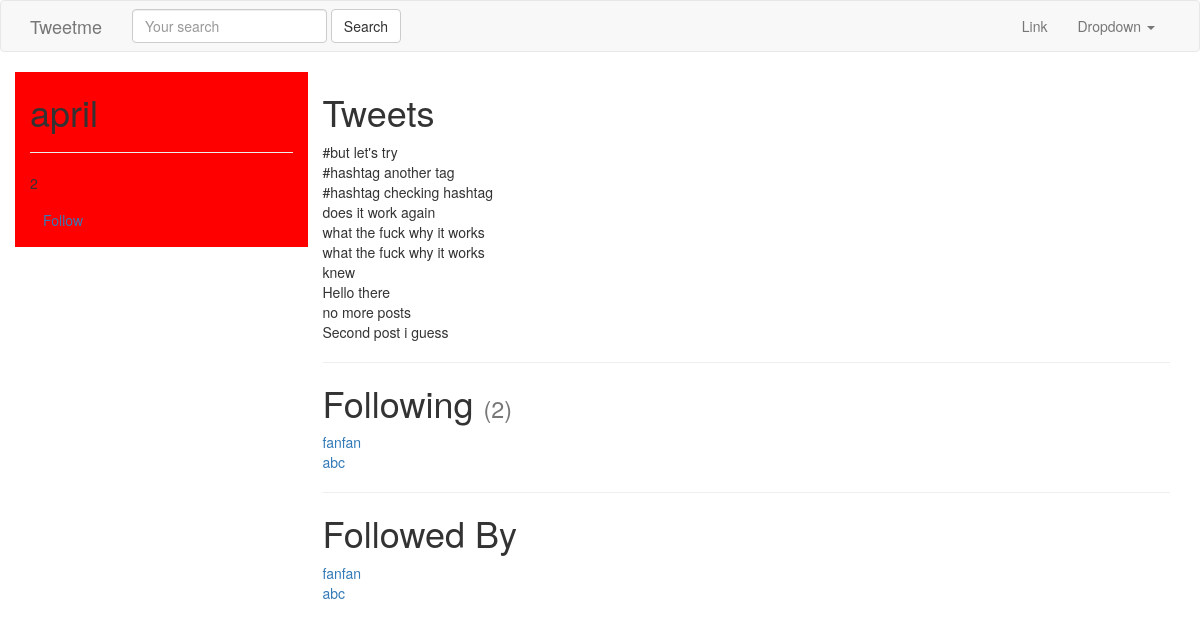
Page /april/ (signed in) on the committed database.
### tweets/models.py (models this page shows, shortened)
class Tweet(models.Model):
	user 		= models.ForeignKey(settings.AUTH_USER_MODEL, default =1)
	content 	= models.CharField(max_length=140, validators=[validate_content])
	updated 	= models.DateTimeField(auto_now=True)
	timestamp 	= models.DateTimeField(auto_now_add=True)
	def __str__(self):
		return str(self.content)
	class Meta:
		ordering = ['-timestamp']
	''' example of inbuilt model raiseerror function
	def clean(self, *args, **kwargs):
		# inside inbuilt model function
		content = self.content
		if content == "abc":
			raise ValidationError("Cannot be abc")
		return super(Tweet, self).clean(*args, **kwargs)'''

### accounts/models.py (models this page shows, shortened)
class UserProfile(models.Model):
	user = models.OneToOneField(settings.AUTH_USER_MODEL, related_name='profile')
	following = models.ManyToManyField(settings.AUTH_USER_MODEL, blank=True, related_name = 'followed_by')
	objects = UserProfileManager()
	def get_following(self):
		users = self.following.all()
		return users.exclude(username=self.user.username)
	def get_follow_url(self):
		return reverse_lazy("profiles:follow", kwargs={"username":self.user.username})

### accounts/views.py (the view)
# urls.py: url(r'^(?P<username>[\w.@+-]+)/$', UserDetailView.as_view(), name='detail'),
class UserDetailView(DetailView):
	template_name = 'accounts/user_detail.html'
	queryset = User.objects.all()
	def get_object(self):
		return get_object_or_404(
			User,
			username__iexact=self.kwargs.get("username")
			)
	def get_context_data(self, *args, **kwargs):
		context = super(UserDetailView, self).get_context_data(*args, **kwargs)
		following = UserProfile.objects.is_following(self.request.user, self.get_object())
		context['following'] = following
		return context

### accounts/models.py (called while the page is built)
	def all(self):
		qs = self.get_queryset().all()
		try:
			if self.instance:
				qs = qs.exclude(user=self.instance)
		except:
			pass
		return qs

	def is_following(self, user, followed_by_user):
		user_profile, created = UserProfile.objects.get_or_create(user=user)
		if created:
			return False
		if followed_by_user in user_profile.following.all():
			return True
		return False

### accounts/templates/accounts/user_detail.html
{% extends "base.html" %}
{% block content %}
<div class='row'>
	<div class='col-sm-3 col-xs-12 ' style='background-color:red;'>
		<h1>{{ object.username }} </h1>
		<hr/>
		<p>{{ object.followed_by.all.count }}</p>
		<p><a class='btn btn-link' href='{{object.profile.get_follow_url}}'> {% if following %}Unfollow{% else %}
		Follow{% endif %}
	</a></p>
	</div>
	<div class='col-sm-9 col-xs-12'>
		<h1>Tweets</h1>
		{% for tweet in object.tweet_set.all %}
			{{tweet}} <br/>
		{% endfor %}
		<hr/>
		<h1>Following <small>({{ object.profile.get_following.count}})</small></h1>
		{% for user in object.profile.get_following %}
		<a href='/{{user.username}}'>{{user.username}}</a> <br/>
		{% empty %}
		<h4>Not following any users</h4>
		{% endfor %}
		<hr/>
		<h1>Followed By</h1>
		{% for profile in object.followed_by.all %}
		<a href='/{{profile.user.username}}'>
		{{profile.user.username}}</a><br/>
		{% empty %}
		<h4>Not followed by any users</h4>
		{% endfor %}
	</div>
</div>
{% endblock content %}

### rows in the picture
Tweet: content "#but let's try"
Tweet: content "#hashtag another tag"
Tweet: content "#hashtag checking hashtag"
Tweet: content "does it work again"
Tweet: content "what the fuck why it works"
Tweet: content "what the fuck why it works"
Tweet: content "knew"
Tweet: content "Hello there"
Tweet: content "no more posts"
Tweet: content "Second post i guess"
UserProfile: user.username "fanfan"
UserProfile: user.username "abc"

### other values in the picture
{{ object.username }} "april"
{{ object.followed_by.all.count }} "2"
{{ object.profile.get_following.count }} "2"
{{ user.username }} "fanfan"
{{ user.username }} "abc"
